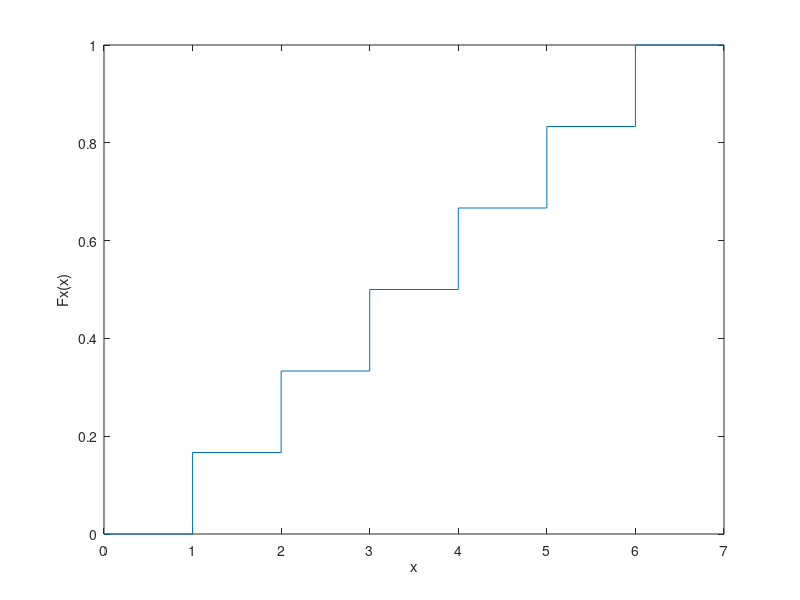

The MATLAB script that drew this image:
%% a 

xi = 1:6;
p = ones(1,6)/6;

stem(xi,p),xlabel('x'),ylabel('px(x)')


%% b

xi = 0:7;
p = ones(1,6)/6;
b = [0 cumsum(p) 1]

stairs(xi,b),xlabel('x'),ylabel('Fx(x)')